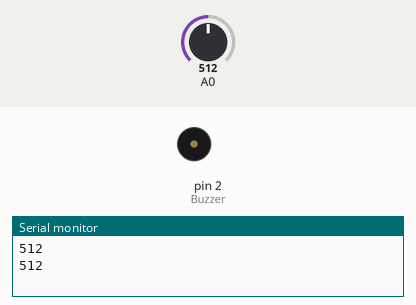
Bench run of a sketch on a simulated Arduino Uno, built with avr-gcc and run on an emulated ATmega328P. On the bench: buzzer (waves = sounding), the last lines printed to the serial monitor. Inputs (shaded band) come from the test bench; at power-on: A0 = 512.

Above: at 1.8 s.
1.9 s: A0 set to 56
5.4 s: A0 set to 46
At 6.1 s:
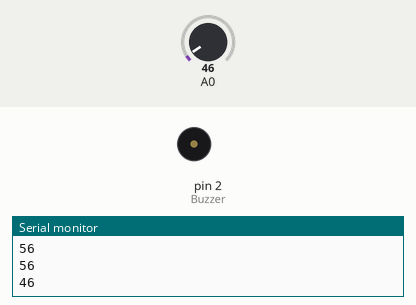
7.0 s: A0 set to 122
At 7.25 s:
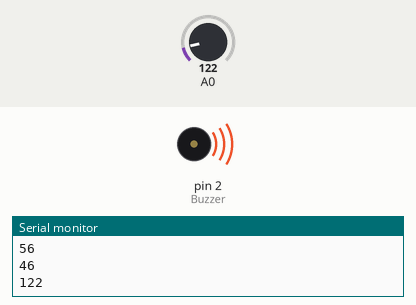
11.0 s: A0 set to 40
At 12.0 s:
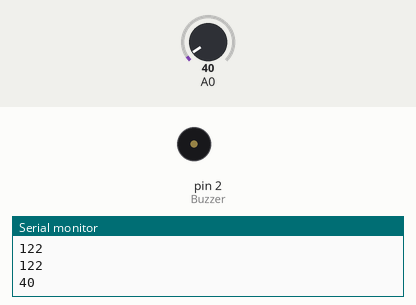
Timing chart, 0 to 13.5 s (numbered marks = the images above; inputs shaded):
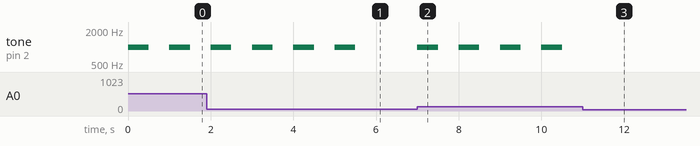

Measured:
- the behaviour switches between 51 and 50 on A0 (found by bisection; images 0 and 1)
- after the input at 5.4 s, tone on pin 2 (Buzzer): goes on until 5.5 s, then stays silent
- after the input at 7.0 s, tone on pin 2 (Buzzer): alternates 1000 Hz for 0.50 s and silent for 0.50 s, starting at once
- after the input at 11.0 s, tone on pin 2 (Buzzer): stops changing and stays silent
- by itself, tone on pin 2 (Buzzer): alternates 1000 Hz for 0.50 s and silent for 0.50 s

The sketch:

SMOKE_DETECTOR.ino
```cpp
#include <SoftwareSerial.h>

int THRESHOLD = 50; //Reset this based on your threshold value

void setup(){

  pinMode(2, OUTPUT);  //Buzzer
  pinMode(0, INPUT);   //Smoke Sensor
  Serial.begin(9600);
}

void loop(){

  int val = analogRead(0);
  Serial.println(val);

  if(val>THRESHOLD)   //If the value is greater than threshold
    tone(2,1000,500); //Turn Buzzer ON - tone(pin number, frequency, time in ms)
  else
    tone(2,0,0);; //Turn Buzzer OFF

  delay(1000);

}
```
